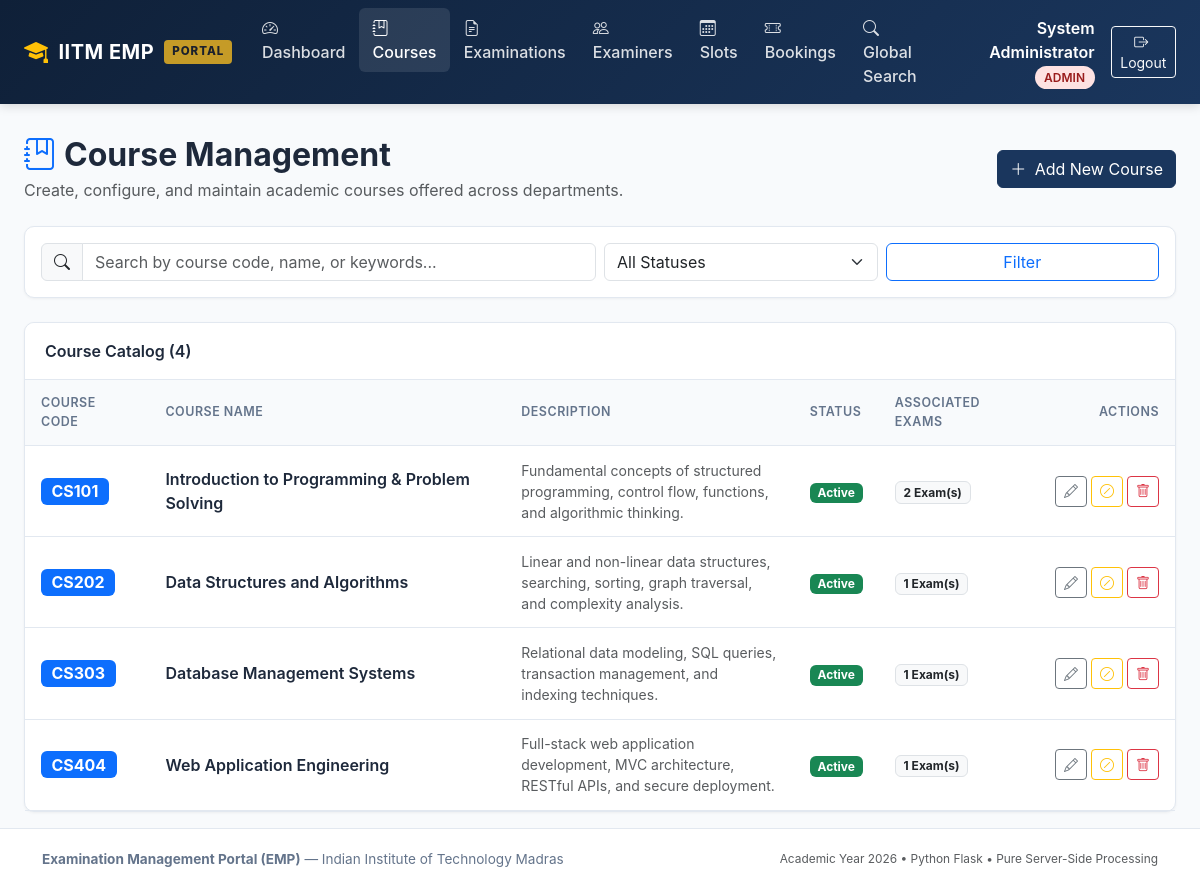
Screenshot of /admin/courses (signed in) with the database file from the repository.
### models/user.py (models this page shows, shortened)
class User(UserMixin, db.Model):
    __tablename__ = 'users'
    id = db.Column(db.Integer, primary_key=True, autoincrement=True)
    name = db.Column(db.String(150), nullable=False)
    email = db.Column(db.String(150), unique=True, nullable=False, index=True)
    password_hash = db.Column(db.String(256), nullable=False)
    role = db.Column(db.String(20), nullable=False)
    status = db.Column(db.String(20), nullable=False, default='active')
    created_at = db.Column(db.DateTime, default=datetime.now, nullable=False)
    examiner_profile = db.relationship('ExaminerProfile', back_populates='user', uselist=False, cascade='all, delete-orphan')
    slots = db.relationship('ExaminationSlot', back_populates='examiner', foreign_keys='ExaminationSlot.examiner_id', cascade='all, delete-orphan')
    bookings = db.relationship('Booking', back_populates='student', foreign_keys='Booking.student_id', cascade='all, delete-orphan')

### models/course.py (models this page shows, shortened)
class Course(db.Model):
    __tablename__ = 'courses'
    course_id = db.Column(db.Integer, primary_key=True, autoincrement=True)
    course_code = db.Column(db.String(50), unique=True, nullable=False, index=True)
    course_name = db.Column(db.String(200), nullable=False)
    description = db.Column(db.Text, nullable=True)
    status = db.Column(db.String(20), nullable=False, default='active')
    examinations = db.relationship('Examination', back_populates='course', cascade='all, delete-orphan')

### routes/admin.py (the view, shortened to what this page needs)
@admin_bp.route('/courses')
def courses():
    search_query = request.args.get('q', '').strip()
    status_filter = request.args.get('status', '').strip()
    query = Course.query
    if status_filter:
        query = query.filter_by(status=status_filter)
    course_list = query.order_by(Course.course_code).all()
    return render_template('admin/courses.html', courses=course_list, search_query=search_query, status_filter=status_filter)

### routes/admin.py (called while the page is built)
@admin_bp.before_request
@login_required
@role_required('admin')
def check_admin():
    pass

### templates/admin/courses.html (shortened to what this page needs)
{% extends 'base.html' %}
{% block content %}
<div class="d-flex flex-column flex-md-row justify-content-between align-items-md-center mb-4 gap-2">
  <div>
    <h2 class="fw-bold mb-1"><i class="bi bi-journal-bookmark text-primary me-2"></i>Course Management</h2>
    <p class="text-muted mb-0">Create, configure, and maintain academic courses offered across departments.</p>
  </div>
  <div>
    <a href="{{ url_for('admin.new_course') }}" class="btn btn-emp-primary">
      <i class="bi bi-plus-lg me-1"></i> Add New Course
    </a>
  </div>
</div>
<div class="emp-card mb-4 p-3">
  <form method="GET" action="{{ url_for('admin.courses') }}" class="row g-2 align-items-center">
    <div class="col-md-6">
      <div class="input-group">
        <span class="input-group-text"><i class="bi bi-search"></i></span>
        <input type="text" name="q" class="form-control" placeholder="Search by course code, name, or keywords..." value="{{ search_query }}">
      </div>
    </div>
    <div class="col-md-3">
      <select name="status" class="form-select">
        <option value="">All Statuses</option>
      </select>
    </div>
    <div class="col-md-3 d-flex gap-2">
      <button type="submit" class="btn btn-outline-primary w-100">Filter</button>
    </div>
  </form>
</div>
<div class="emp-card">
  <div class="emp-card-header d-flex justify-content-between align-items-center">
    <span>Course Catalog ({{ courses|length }})</span>
  </div>
  <div class="table-responsive">
    <table class="emp-table">
      <thead>
        <tr>
          <th>Course Code</th>
          <th>Course Name</th>
          <th>Description</th>
          <th>Status</th>
          <th>Associated Exams</th>
          <th class="text-end">Actions</th>
        </tr>
      </thead>
      <tbody>
        {% for course in courses %}
        <tr>
          <td>
            <span class="badge bg-primary fs-6">{{ course.course_code }}</span>
          </td>
          <td class="fw-semibold">{{ course.course_name }}</td>
          <td class="text-muted small" style="max-width: 320px;">
            {{ course.description or 'No description provided.' }}
          </td>
          <td>
            {% if course.status == 'active' %}
              <span class="badge bg-success">Active</span>
            {% else %}
              <span class="badge bg-secondary">Inactive</span>
            {% endif %}
          </td>
          <td>
            <span class="badge bg-light text-dark border">{{ course.examinations|length }} Exam(s)</span>
          </td>
          <td class="text-end">
            <div class="d-inline-flex gap-1">
              <a href="{{ url_for('admin.edit_course', course_id=course.course_id) }}" class="btn btn-sm btn-outline-secondary" title="Edit Course">
                <i class="bi bi-pencil"></i>
              </a>
              <form method="POST" action="{{ url_for('admin.toggle_course_status', course_id=course.course_id) }}" class="d-inline">
                <button type="submit" class="btn btn-sm {% if course.status == 'active' %}btn-outline-warning{% else %}btn-outline-success{% endif %}" title="Toggle Active/Inactive">
                  <i class="bi {% if course.status == 'active' %}bi-slash-circle{% else %}bi-check-circle{% endif %}"></i>
                </button>
              </form>
              <form method="POST" action="{{ url_for('admin.delete_course', course_id=course.course_id) }}" class="d-inline" onsubmit="return confirm('Are you sure you want to delete this course and all associated examinations?');">
                <button type="submit" class="btn btn-sm btn-outline-danger" title="Delete Course">
                  <i class="bi bi-trash"></i>
                </button>
              </form>
            </div>
          </td>
        </tr>
        {% endfor %}
      </tbody>
    </table>
  </div>
</div>
{% endblock %}

### templates/base.html (shortened to what this page needs)
<!DOCTYPE html>
<html lang="en">
<head>
  <link href="https://cdn.jsdelivr.net/npm/bootstrap@5.3.3/dist/css/bootstrap.min.css" rel="stylesheet">
  <link href="https://cdn.jsdelivr.net/npm/bootstrap-icons@1.11.3/font/bootstrap-icons.min.css" rel="stylesheet">
  <link rel="stylesheet" href="{{ url_for('static', filename='css/style.css') }}">
</head>
<body>
  <nav class="navbar navbar-expand-lg navbar-dark emp-navbar sticky-top">
    <div class="container-fluid px-lg-4">
      <a class="navbar-brand emp-brand" href="{{ url_for('index') }}">
        <i class="bi bi-mortarboard-fill text-warning fs-4"></i>
        <span>IITM EMP</span>
        <span class="emp-brand-badge">PORTAL</span>
      </a>
      <div class="collapse navbar-collapse" id="empNavbarNav">
        <ul class="navbar-nav me-auto mb-2 mb-lg-0">
          {% if current_user.is_authenticated %}
            {% if current_user.role == 'admin' %}
              <li class="nav-item">
                <a class="nav-link {% if request.endpoint == 'admin.dashboard' %}active{% endif %}" href="{{ url_for('admin.dashboard') }}">
                  <i class="bi bi-speedometer2 me-1"></i> Dashboard
                </a>
              </li>
              <li class="nav-item">
                <a class="nav-link {% if 'courses' in request.endpoint %}active{% endif %}" href="{{ url_for('admin.courses') }}">
                  <i class="bi bi-journal-bookmark me-1"></i> Courses
                </a>
              </li>
              <li class="nav-item">
                <a class="nav-link {% if 'examination' in request.endpoint %}active{% endif %}" href="{{ url_for('admin.examinations') }}">
                  <i class="bi bi-file-earmark-text me-1"></i> Examinations
                </a>
              </li>
              <li class="nav-item">
                <a class="nav-link {% if 'examiners' in request.endpoint %}active{% endif %}" href="{{ url_for('admin.examiners') }}">
                  <i class="bi bi-people me-1"></i> Examiners
                </a>
              </li>
              <li class="nav-item">
                <a class="nav-link {% if 'slots' in request.endpoint %}active{% endif %}" href="{{ url_for('admin.slots') }}">
                  <i class="bi bi-calendar3 me-1"></i> Slots
                </a>
              </li>
              <li class="nav-item">
                <a class="nav-link {% if 'bookings' in request.endpoint %}active{% endif %}" href="{{ url_for('admin.bookings') }}">
                  <i class="bi bi-ticket-perforated me-1"></i> Bookings
                </a>
              </li>
              <li class="nav-item">
                <a class="nav-link {% if request.endpoint == 'admin.search' %}active{% endif %}" href="{{ url_for('admin.search') }}">
                  <i class="bi bi-search me-1"></i> Global Search
                </a>
              </li>
            {% endif %}
          {% endif %}
        </ul>
        <div class="d-flex align-items-center gap-3">
          {% if current_user.is_authenticated %}
            <div class="text-white text-end d-none d-md-block">
              <span class="fw-semibold">{{ current_user.name }}</span>
              <span class="user-role-badge role-{{ current_user.role }} ms-1">{{ current_user.role }}</span>
            </div>
            <a href="{{ url_for('auth.logout') }}" class="btn btn-outline-light btn-sm">
              <i class="bi bi-box-arrow-right me-1"></i> Logout
            </a>
          {% endif %}
        </div>
      </div>
    </div>
  </nav>
  <main class="container-fluid px-lg-4 py-3">
    {% block content %}{% endblock %}
  </main>
  <footer class="emp-footer text-center mt-auto">
    <div class="container">
      <div class="d-flex flex-column flex-md-row justify-content-between align-items-center">
        <div>
          <strong>Examination Management Portal (EMP)</strong> &mdash; Indian Institute of Technology Madras
        </div>
        <div class="text-muted small mt-2 mt-md-0">
          Academic Year {{ current_year }} &bull; Python Flask &bull; Pure Server-Side Processing
        </div>
      </div>
    </div>
  </footer>
</body>
</html>

### static/css/style.css (style rules this page uses)
:root { --emp-primary: #1a365d; --emp-primary-light: #2b6cb0; --emp-primary-dark: #0f2038; --emp-accent: #c59b27; --emp-accent-hover: #b0881e; --emp-bg: #f8fafc; --emp-card-bg: #ffffff; --emp-border: #e2e8f0; --emp-text-main: #1e293b; --emp-text-muted: #64748b; --emp-success: #10b981; --emp-warning: #f59e0b; --emp-danger: #ef4444; }
body { font-family: -apple-system, BlinkMacSystemFont, "Segoe UI", Roboto, "Helvetica Neue", Arial, sans-serif; background-color: var(--emp-bg); color: var(--emp-text-main); min-height: 100vh; display: flex; flex-direction: column; }
.emp-navbar { background: linear-gradient(135deg, var(--emp-primary-dark) 0%, var(--emp-primary) 100%); box-shadow: 0 2px 10px rgba(0, 0, 0, 0.15); }
.emp-brand { font-weight: 700; letter-spacing: 0.5px; color: #ffffff !important; display: flex; align-items: center; gap: 10px; }
.emp-brand-badge { background: var(--emp-accent); color: #1a202c; font-size: 0.72rem; font-weight: 800; padding: 3px 8px; border-radius: 4px; letter-spacing: 1px; }
.navbar-dark .navbar-nav .nav-link { color: rgba(255, 255, 255, 0.85); font-weight: 500; transition: all 0.2s ease; padding: 0.5rem 0.85rem; border-radius: 6px; }
.navbar-dark .navbar-nav .nav-link:hover, .navbar-dark .navbar-nav .nav-link.active { color: #ffffff; background: rgba(255, 255, 255, 0.1); }
.user-role-badge { font-size: 0.75rem; font-weight: 600; text-transform: uppercase; padding: 0.25rem 0.6rem; border-radius: 20px; }
.role-admin { background-color: #fee2e2; color: #991b1b; }
main { flex: 1 0 auto; }
.emp-card { background: var(--emp-card-bg); border: 1px solid var(--emp-border); border-radius: 10px; box-shadow: 0 1px 3px rgba(0, 0, 0, 0.05); transition: box-shadow 0.2s ease; }
.emp-card-header { background: #ffffff; border-bottom: 1px solid var(--emp-border); font-weight: 600; padding: 1rem 1.25rem; border-radius: 10px 10px 0 0; }
.emp-table { width: 100%; margin-bottom: 0; }
.emp-table th { background-color: #f8fafc; color: var(--emp-text-muted); font-size: 0.78rem; font-weight: 600; text-transform: uppercase; letter-spacing: 0.5px; border-top: none; border-bottom: 1px solid var(--emp-border); padding: 0.85rem 1rem; }
.emp-table td { padding: 0.85rem 1rem; vertical-align: middle; border-bottom: 1px solid var(--emp-border); }
.btn-emp-primary { background-color: var(--emp-primary); border-color: var(--emp-primary); color: #ffffff; }
.emp-footer { background: #ffffff; border-top: 1px solid var(--emp-border); padding: 1.25rem 0; font-size: 0.85rem; color: var(--emp-text-muted); }

### rows the page displays
User: name "System Administrator", role "ADMIN"
Course: course_code "CS101", course_name "Introduction to Programming & Problem Solving", description "Fundamental concepts of structured programming, control flow, functions, and algorithmic thinking.", status "Active", examinations|length "2"
Course: course_code "CS202", course_name "Data Structures and Algorithms", description "Linear and non-linear data structures, searching, sorting, graph traversal, and complexity analysis.", status "Active", examinations|length "1"
Course: course_code "CS303", course_name "Database Management Systems", description "Relational data modeling, SQL queries, transaction management, and indexing techniques.", status "Active", examinations|length "1"
Course: course_code "CS404", course_name "Web Application Engineering", description "Full-stack web application development, MVC architecture, RESTful APIs, and secure deployment.", status "Active", examinations|length "1"

### other values shown
{{ courses|length }} "4"
